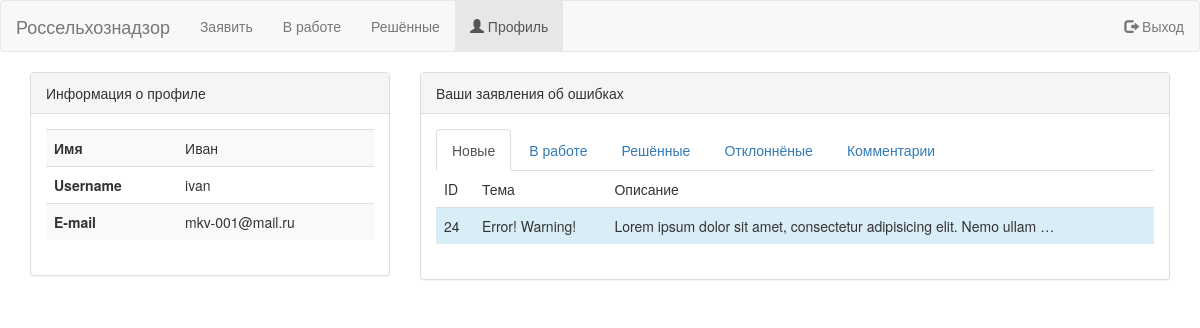
/bugs/profile/3 (signed in), run on the app's committed database.
### bugtracker_app/models.py (models this page shows, shortened)
class Issue(models.Model):
    subject = models.CharField(max_length=50)
    description = models.TextField()
    notify_by_email = models.BooleanField(default=True)
    created_date = models.DateTimeField(auto_now_add=True)
    updated_date = models.DateTimeField(auto_now_add=True)
    author_name = models.CharField(max_length=30, null=True, blank=True)
    author_email = models.EmailField(null=True, blank=True)
    author = models.ForeignKey(
        User,
        on_delete=models.PROTECT,
        null=True)
    status = models.ForeignKey(
        IssueStatus,
        on_delete=models.PROTECT,
        default=IssueStatus.get_default()[0])
    importance = models.ForeignKey(
        IssueImportance,
        on_delete=models.PROTECT)
    area = models.ForeignKey(
        IssueArea,
        on_delete=models.PROTECT)
    category = models.ForeignKey(
        IssueCategory,
        on_delete=models.PROTECT,
        default=0)
    version = models.ForeignKey(
        IssueVersion,
        on_delete=models.PROTECT,
        null=True, blank=True)
    def get_absolute_url(self):
        return reverse('bugtracker:issue_detail', args=(self.id,))

### bugtracker_app/views.py (the view)
# urls.py: path('profile/<int:pk>', ProfileView.as_view(), name='profile'),
class ProfileView(LoginRequiredMixin, DetailView):
    model = User
    template_name = APP_NAME+'/profile.html'
    def get_context_data(self, **kwargs):
        ctx = super().get_context_data(**kwargs)
        ctx['page_profile'] = 'active' #css class for BS 3 navbar
        ctx['comments'] = IssueComment.objects.filter(
            issue__author=self.get_object()).exclude(
            user=self.get_object())
        ctx['my_comments'] = IssueComment.objects.filter(
            user=self.get_object())
        ctx['new'] = Issue.objects.filter(
            status__name='новая',
            author=self.get_object())
        ctx['in_progress'] = Issue.objects.filter(
            status__name='в работе')
        ctx['solved'] = Issue.objects.filter(
            status__name='решена',
            author=self.get_object())
        ctx['refused'] = Issue.objects.filter(
            status__name='отклонена',
            author=self.get_object())
        return ctx

### templates/bugtracker_app/profile.html (shortened to what this page needs)
{% extends 'bugtracker_app/base.html'%}
{% block content%}
<div class="container">
   <div class="row">
      <div class="col-md-4">
         {% include 'bugtracker_app/profile/profile_info.html' %}
      </div>
      <div class="col-md-8">
         {% include 'bugtracker_app/profile/profile_issues.html' %}
      </div>
   </div>
</div>
{% endblock %}

### templates/bugtracker_app/profile/profile_info.html
<div class="panel panel-default">
   <div class="panel-heading">
      Информация о профиле
   </div>
   <div class="panel-body">
      <table class="table table-striped">
         <tr>
            <td><b>Имя</b></td>
            <td>{{user.first_name}}</td>
         </tr>
         <tr>
            <td><b>Username</b></td>
            <td>{{user.username}}</td>
         </tr>
         <tr>
            <td><b>E-mail</b></td>
            <td>{{user.email}}</td>
         </tr>
      </table>
   </div>
</div>

### templates/bugtracker_app/profile/new.html
<table class="table table-hover">
  <thead class="info">
    <td>ID</td>
    <td>Тема</td>
    <td>Описание</td>
  </thead>
  {% for issue in new %}
    <tr class="info" onclick="window.location='{{issue.get_absolute_url}}';">
      <td>{{issue.id}}</td>
      <td>{{issue.subject}}</td>
      <td>{{issue.description|truncatewords:10}}</td>
    </tr>
  {% empty %}
  <td colspan="3">Нет заявок</td>
  {% endfor %}
</table>

### data on the page
Issue: id "24", subject "Error! Warning!", description "Lorem ipsum dolor sit amet, consectetur adipisicing elit. Nemo ullam …"

### other printed values
{{ user.first_name }} "Иван"
{{ user.username }} "ivan"
{{ user.email }} "mkv-001@mail.ru"
